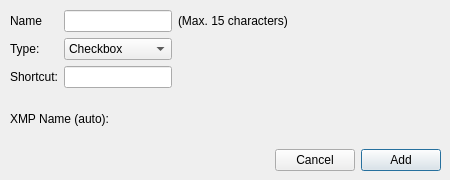
<?xml version="1.0" encoding="UTF-8"?>
<ui version="4.0">
 <class>CreateTag</class>
 <widget class="QWidget" name="CreateTag">
  <property name="windowModality">
   <enum>Qt::ApplicationModal</enum>
  </property>
  <property name="geometry">
   <rect>
    <x>0</x>
    <y>0</y>
    <width>450</width>
    <height>180</height>
   </rect>
  </property>
  <property name="sizePolicy">
   <sizepolicy hsizetype="Minimum" vsizetype="Fixed">
    <horstretch>0</horstretch>
    <verstretch>0</verstretch>
   </sizepolicy>
  </property>
  <property name="minimumSize">
   <size>
    <width>450</width>
    <height>180</height>
   </size>
  </property>
  <property name="maximumSize">
   <size>
    <width>450</width>
    <height>180</height>
   </size>
  </property>
  <property name="windowTitle">
   <string>Create Tag</string>
  </property>
  <widget class="QWidget" name="">
   <property name="geometry">
    <rect>
     <x>10</x>
     <y>10</y>
     <width>431</width>
     <height>161</height>
    </rect>
   </property>
   <layout class="QGridLayout" name="dialogGrid">
    <item row="1" column="1">
     <widget class="QPushButton" name="buttonCancel">
      <property name="text">
       <string>Cancel</string>
      </property>
     </widget>
    </item>
    <item row="1" column="2">
     <widget class="QPushButton" name="buttonAdd">
      <property name="text">
       <string>Add</string>
      </property>
      <property name="default">
       <bool>true</bool>
      </property>
     </widget>
    </item>
    <item row="1" column="0">
     <spacer name="hSpace2">
      <property name="orientation">
       <enum>Qt::Horizontal</enum>
      </property>
      <property name="sizeHint" stdset="0">
       <size>
        <width>208</width>
        <height>20</height>
       </size>
      </property>
     </spacer>
    </item>
    <item row="0" column="0" colspan="3">
     <layout class="QGridLayout" name="inputGrid">
      <item row="2" column="3">
       <spacer name="hSpace1">
        <property name="orientation">
         <enum>Qt::Horizontal</enum>
        </property>
        <property name="sizeHint" stdset="0">
         <size>
          <width>40</width>
          <height>20</height>
         </size>
        </property>
       </spacer>
      </item>
      <item row="2" column="0">
       <widget class="QLabel" name="label_Shortcut">
        <property name="text">
         <string>Shortcut:</string>
        </property>
       </widget>
      </item>
      <item row="1" column="0">
       <widget class="QLabel" name="label_Type">
        <property name="text">
         <string>Type:</string>
        </property>
       </widget>
      </item>
      <item row="2" column="1" colspan="2">
       <widget class="QLineEdit" name="shortcut">
        <property name="maxLength">
         <number>1</number>
        </property>
       </widget>
      </item>
      <item row="3" column="0" colspan="2">
       <widget class="QLabel" name="label_XMP_Name">
        <property name="text">
         <string>XMP Name (auto): </string>
        </property>
       </widget>
      </item>
      <item row="1" column="1" colspan="2">
       <widget class="QComboBox" name="type">
        <property name="editable">
         <bool>false</bool>
        </property>
        <item>
         <property name="text">
          <string>Checkbox</string>
         </property>
        </item>
        <item>
         <property name="text">
          <string>Text</string>
         </property>
        </item>
        <item>
         <property name="text">
          <string>Text Box</string>
         </property>
        </item>
        <item>
         <property name="text">
          <string>Numeric</string>
         </property>
        </item>
       </widget>
      </item>
      <item row="0" column="0">
       <widget class="QLabel" name="label_Name">
        <property name="text">
         <string>Name</string>
        </property>
       </widget>
      </item>
      <item row="3" column="2" colspan="2">
       <widget class="QLabel" name="label_XMP">
        <property name="text">
         <string/>
        </property>
       </widget>
      </item>
      <item row="0" column="1" colspan="2">
       <widget class="QLineEdit" name="name">
        <property name="inputMask">
         <string/>
        </property>
        <property name="maxLength">
         <number>15</number>
        </property>
       </widget>
      </item>
      <item row="0" column="3">
       <widget class="QLabel" name="label">
        <property name="text">
         <string>(Max. 15 characters)</string>
        </property>
       </widget>
      </item>
     </layout>
    </item>
   </layout>
  </widget>
 </widget>
 <tabstops>
  <tabstop>name</tabstop>
  <tabstop>type</tabstop>
  <tabstop>shortcut</tabstop>
  <tabstop>buttonAdd</tabstop>
  <tabstop>buttonCancel</tabstop>
 </tabstops>
 <resources/>
 <connections/>
</ui>
